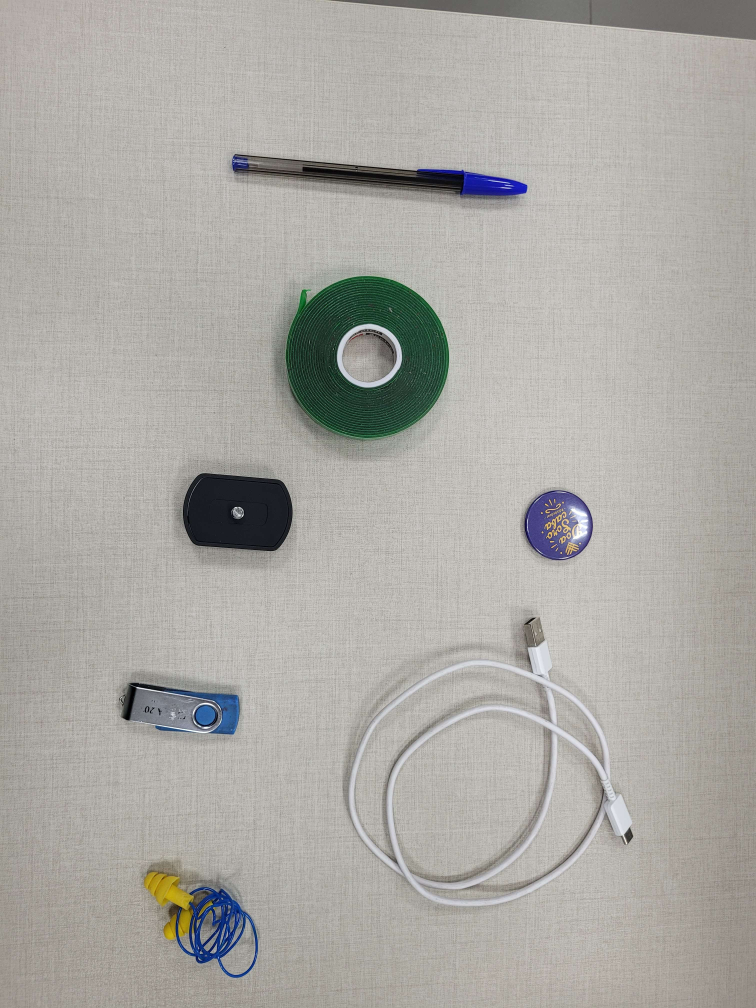
#> input picture images/20230109_171910.jpg, 3024 x 4032 px (shown at 1/4 size); its folder holds only this picture in this run
$ jupyter execute --allow-errors object_detection.ipynb
#> lines starting #> are read from the running program, lines starting #| are printed output that depends on the picture; after the words box and inside, x2 and y2 are one past the last pixel; in counts of white or black regions, pixels touching at a corner belong together
[cell 1]
import matplotlib.pyplot as plt
import os
import cv2
import numpy as np

cmap; supported values are 'Accent', 'Accent_r', 'Blues', 'Blues_r', 'BrBG', 'BrBG_r', 'BuGn', 'BuGn_r', 'BuPu', 'BuPu_r', 'CMRmap', 'CMRmap_r', 'Dark2', 'Dark2_r', 'GnBu', 'GnBu_r', 'Greens', 'Greens_r', 'Greys', 'Greys_r', 'OrRd', 'OrRd_r', 'Oranges', 'Oranges_r', 'PRGn', 'PRGn_r', 'Paired', 'Paired_r', 'Pastel1', 'Pastel1_r', 'Pastel2', 'Pastel2_r', 'PiYG', 'PiYG_r', 'PuBu', 'PuBuGn', 'PuBuGn_r', 'PuBu_r', 'PuOr', 'PuOr_r', 'PuRd', 'PuRd_r', 'Purples', 'Purples_r', 'RdBu', 'RdBu_r', 'RdGy', 'RdGy_r', 'RdPu', 'RdPu_r', 'RdYlBu', 'RdYlBu_r', 'RdYlGn', 'RdYlGn_r', 'Reds', 'Reds_r', 'Set1', 'Set1_r', 'Set2', 'Set2_r', 'Set3', 'Set3_r', 'Spectral', 'Spectral_r', 'Wistia', 'Wistia_r', 'YlGn', 'YlGnBu', 'YlGnBu_r', 'YlGn_r', 'YlOrBr', 'YlOrBr_r', 'YlOrRd', 'YlOrRd_r', 'afmhot', 'afmhot_r', 'autumn', 'autumn_r', 'binary', 'binary_r', 'bone', 'bone_r', 'brg', 'brg_r', 'bwr', 'bwr_r', 'cividis', 'cividis_r', 'cool', 'cool_r', 'coolwarm', 'coolwarm_r', 'copper', 'copper_r', 'cubehelix', 'cubehelix_r', 'flag', 'flag_r', 'gist_earth', 'gist_earth_r', 'gist_gray', 'gist_gray_r', 'gist_heat', 'gist_heat_r', 'gist_ncar', 'gist_ncar_r', 'gist_rainbow', 'gist_rainbow_r', 'gist_stern', 'gist_stern_r', 'gist_yarg', 'gist_yarg_r', 'gnuplot', 'gnuplot2', 'gnuplot2_r', 'gnuplot_r', 'gray', 'gray_r', 'hot', 'hot_r', 'hsv', 'hsv_r', 'inferno', 'inferno_r', 'jet', 'jet_r', 'magma', 'magma_r', 'nipy_spectral', 'nipy_spectral_r', 'ocean', 'ocean_r', 'pink', 'pink_r', 'plasma', 'plasma_r', 'prism', 'prism_r', 'rainbow', 'rainbow_r', 'seismic', 'seismic_r', 'spring', 'spring_r', 'summer', 'summer_r', 'tab10', 'tab10_r', 'tab20', 'tab20_r', 'tab20b', 'tab20b_r', 'tab20c', 'tab20c_r', 'terrain', 'terrain_r', 'turbo', 'turbo_r', 'twilight', 'twilight_r', 'twilight_shifted', 'twilight_shifted_r', 'viridis', 'viridis_r', 'winter', 'winter_r'

[cell 2]
image_path = "./images/"

[cell 3]
images_list = os.listdir(image_path)
images_list

## Opening Images

[cell 4]
images = []
gray_images = []
for image in images_list:
    print(image)
    img = cv2.imread(image_path + image)
#> img is the input picture: shape (4032, 3024, 3); mean B, G, R 164.1, 169, 171.1
    shape = img.shape
    img = img[int(0.04 * shape[0]) : int(0.96*shape[0]), int(0.04*shape[1]): int(0.96*shape[1])]
#> img: shape (3709, 2783, 3)
    shape = img.shape
    resized = cv2.resize(img, (int(shape[1]/5), int(shape[0]/5)), interpolation=cv2.INTER_AREA)
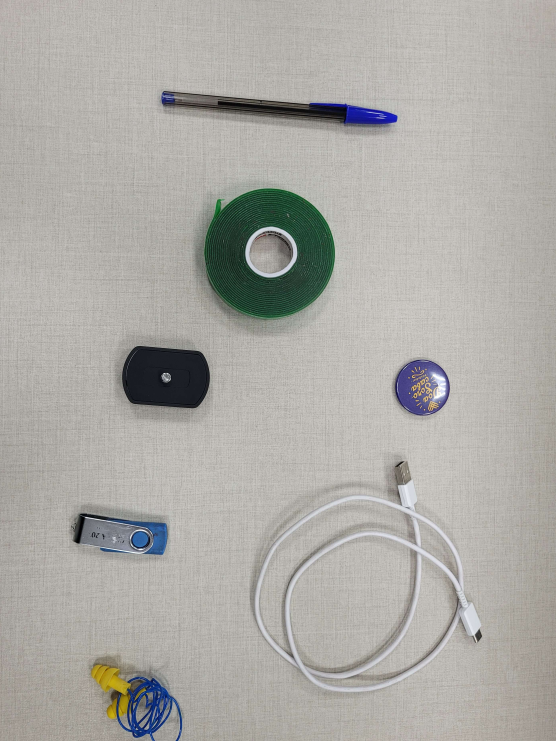
#> resized: shape (741, 556, 3); mean B, G, R 165.5, 170.2, 172
    # resized = cv2.resize(img, (512, 512), interpolation=cv2.INTER_AREA)
    images.append(resized)
    gray = cv2.cvtColor(resized, cv2.COLOR_BGR2GRAY)
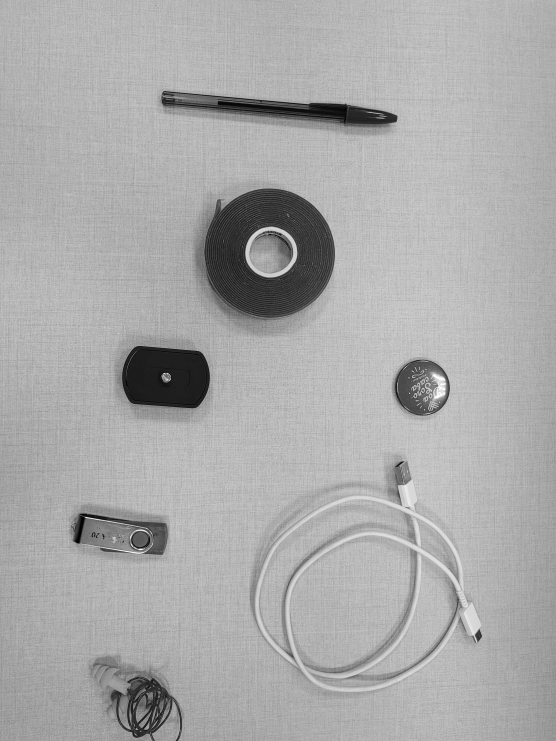
#> gray: shape (741, 556); min 0, max 254, mean 170
    # clahe = cv2.createCLAHE(clipLimit=2.0, tileGridSize=(8,8))
    # cl1 = clahe.apply(gray)
    gray_images.append(gray)

print(images[0].shape)
#| (741, 556, 3)
print(gray_images[0].shape)
#| (741, 556)

[cell 5]
plt.imshow(gray_images[0], cmap="gray")

[cell 6]
def show(images):
    # [10 lines of commented-out code are left out]

    rows = round(len(images)/2)
#> rows = 0
    fig, axs = plt.subplots(2, rows,figsize=(10, 10))
    c = 0
    for i in range(rows):
        for j in range(2):
            img = images[2 * i + j]
            axs[j][i].imshow(img)
            axs[j][i].set_title(images_list[c])
            c += 1

    plt.show()

# [16 lines left out: function show_counting, not called in this run]

[cell 7]
img = images[0]
#> (the rest of this cell did not finish here and is left out)

## Denoising images

[cell 8]
from skimage import io
from skimage.restoration import denoise_nl_means, estimate_sigma
from skimage import img_as_ubyte, img_as_float

[cell 9]
def denoise(img):
    float_img = img_as_float(img)
    sigma_est = np.mean(estimate_sigma(img, channel_axis=-1))
#> sigma_est = 2.83
    denoise_img = denoise_nl_means(float_img, h=1.15 * sigma_est, fast_mode=True,
                               patch_size=5, patch_distance=3, channel_axis=-1)
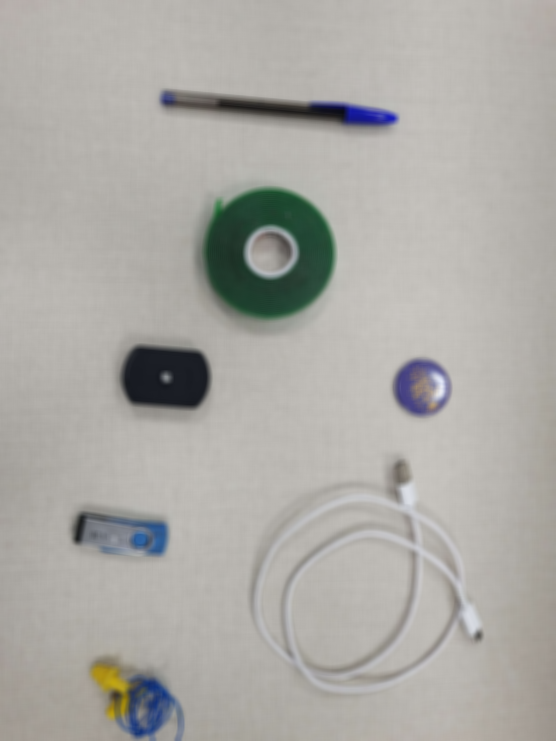
#> denoise_img: shape (741, 556, 3) float64; mean B, G, R 0.649, 0.668, 0.674
    denoise_img_as_8byte = img_as_ubyte(denoise_img)
    # gray = cv2.cvtColor(denoise_img_as_8byte, cv2.COLOR_BGR2GRAY)
    return denoise_img_as_8byte

[cell 10]
denoised = denoise(img)
gray = cv2.cvtColor(img, cv2.COLOR_BGR2GRAY)
gray_denoised = cv2.cvtColor(denoised, cv2.COLOR_BGR2GRAY)

[cell 11]
fig, axs = plt.subplots(2, 2,  figsize=(10, 10))
axs[0][0].imshow(img)
axs[0][0].set_title("Original")
axs[0][1].imshow(denoised)
axs[0][1].set_title("Denoised")
axs[1][0].imshow(gray, cmap="gray")
axs[1][0].set_title("Gray original")
axs[1][1].imshow(gray_denoised, cmap="gray")
axs[1][1].set_title("Gray denoised")

## Opencv simple segmentation

[cell 12]
OPENCV_METHODS = (
	("Binary", cv2.THRESH_BINARY),
	("Binary Inverted", cv2.THRESH_BINARY_INV),
	("Truncate", cv2.THRESH_TRUNC),
	("To Zero", cv2.THRESH_TOZERO),
    ("to Zero Inverted", cv2.THRESH_TOZERO_INV),
    ("Mask", cv2.THRESH_MASK),
    ("Otsu", cv2.THRESH_OTSU),
    ("Triangle", cv2.THRESH_TRIANGLE),)

[cell 13]
def cv_seg(img):
    # ret, thresh = cv2.threshold(img, 100, 255, cv2.THRESH_BINARY)
    # ret, thresh = cv2.threshold(img, 0, 255, cv2.THRESH_BINARY+cv2.THRESH_OTSU)
    ret, thresh = cv2.threshold(img, 0, 255, cv2.THRESH_BINARY+cv2.THRESH_OTSU)
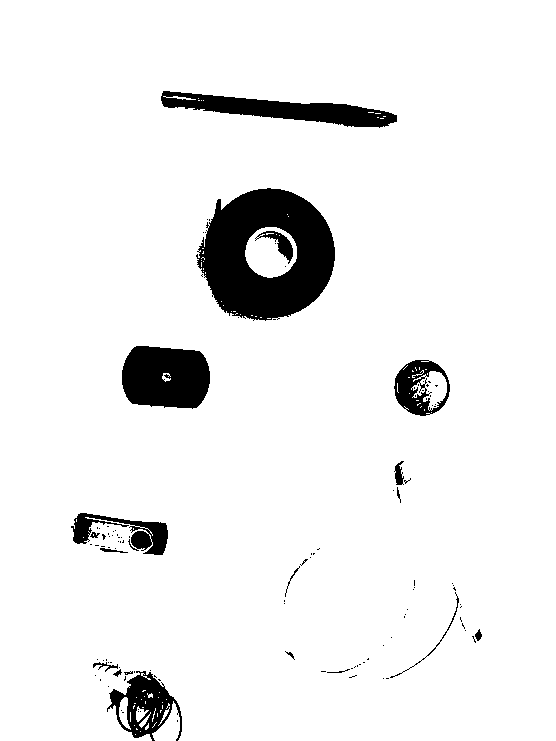
#> thresh: shape (741, 556); 93.4% white; 119 black regions (100 under 20 px), largest, box (x1, y1, x2, y2) and area: (196, 188, 335, 321) 11872, (122, 346, 210, 409) 4666, (161, 91, 397, 128) 3876
#> ret = 118

    return thresh

cv_seg_img = cv_seg(gray)
cv_seg_denoised = cv_seg(gray_denoised)
#> in cv_seg (call 2), `ret, thresh = cv2.threshold(img, 0, 255, cv2.THRESH_BINARY+cv2.THRESH_..`:
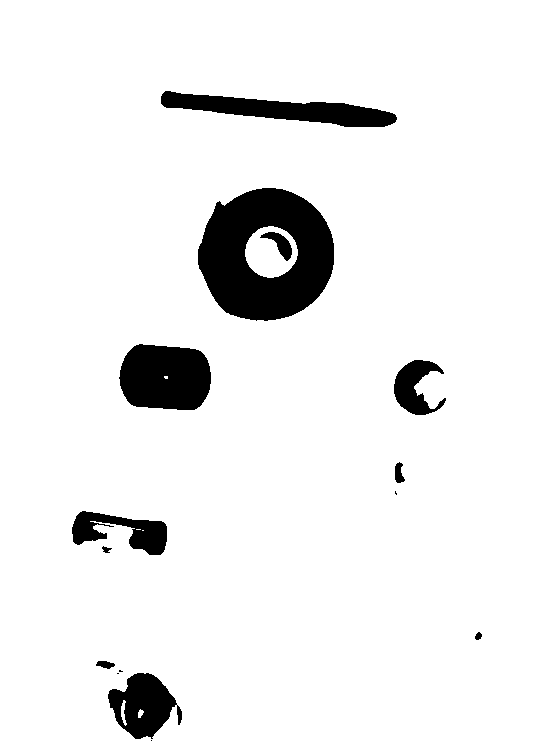
#> thresh: shape (741, 556); 93.1% white; 15 black regions (4 under 20 px), largest, box (x1, y1, x2, y2) and area: (198, 188, 334, 321) 12066, (119, 344, 211, 410) 5104, (161, 91, 397, 127) 4103
#> in cv_seg (call 2), `ret, thresh = cv2.threshold(img, 0, 255, cv2.THRESH_BINARY+cv2.THRESH_..`: ret = 122

fig, axs = plt.subplots(1, 2,  figsize=(10, 10))
axs[0].imshow(cv_seg_img, cmap="gray")
axs[0].set_title("Original")
axs[1].imshow(cv_seg_denoised, cmap="gray")
axs[1].set_title("Denoised")

[cell 14]
cv_seg_img.dtype

[cell 15]
def bin_img(img):
    aux = np.zeros((img.shape[0], img.shape[1]),dtype=np.uint8)
    aux[(img[:] != 255)] = 1

    return aux

[cell 16]
output = bin_img(cv_seg_img)
plt.imshow(output)

[cell 17]
output.dtype

## Morphological operations

**Dilation**: enlarges bright regions and shrink dark regions
**Erosion**: shrinks bright regions and enlarges dark regions

**closing**: Dilation -> Erosion
**opening**: Erosion -> Dilation

[cell 18]
from skimage.feature import blob_log
from skimage.io import imread, imshow
from math import sqrt
from skimage.morphology import erosion, dilation, opening, closing
from skimage.morphology import rectangle
from skimage.measure import label, regionprops

[cell 19]
def multi_dil(im,num):
#> called with num = 5
    for i in range(num):
        im = dilation(im)
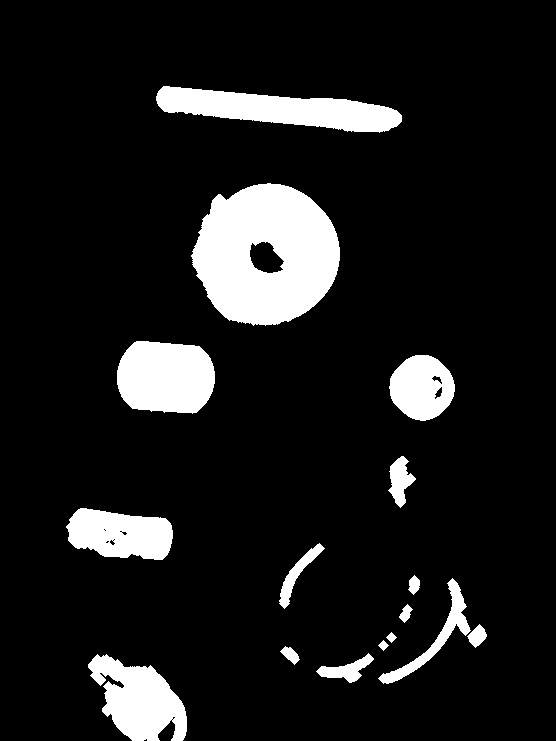
#> im: shape (741, 556); values 0 (black) and 1 (white), 10.9% white; 16 white regions, largest, box (x1, y1, x2, y2) and area: (191, 183, 340, 326) 15450, (156, 86, 402, 133) 6455, (117, 341, 215, 414) 5977
    return im

# [4 lines left out: function multi_ero, not called in this run]

## Object counting

[cell 20]
# im_cleaned = multi_dil(multi_ero(cv_seg_img, 6), 6)
# im_cleaned = multi_ero(multi_dil(cv_seg_img, 3), 6)
im_cleaned = multi_dil(output, 5)

label_im = label(im_cleaned)
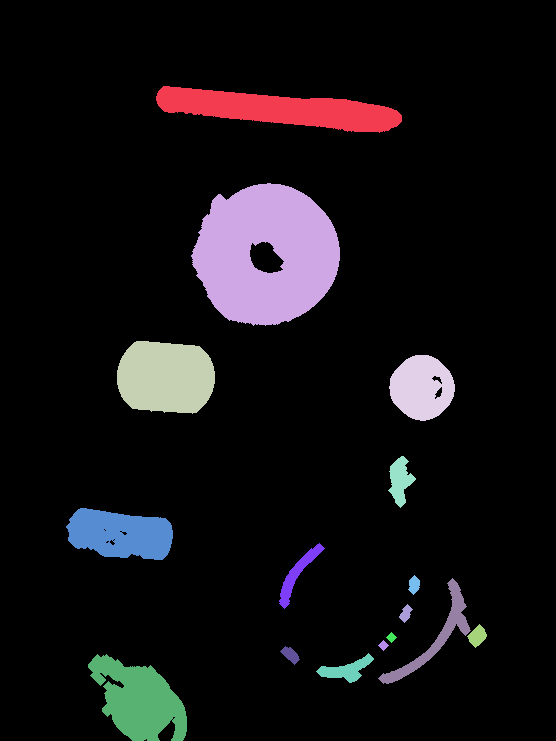
#> label_im: shape (741, 556) int64; 17 distinct labels, from 0 to 16; one colour per label, 0 black
fig, ax = plt.subplots(figsize=(5, 5))
imshow(img)

for i in regionprops(label_im):
    minr, minc, maxr, maxc = i.bbox
    rect = plt.Rectangle((minc, minr), maxc - minc, maxr - minr,
                              fill=False, edgecolor='red', linewidth=2)
    ax.add_patch(rect)
    ax.set_axis_off()
#> this loop made 16 passes
#> (minr, minc, maxr, maxc) on passes 1 to 8: (86, 156, 133, 402), (183, 191, 326, 340), (341, 117, 414, 215), (355, 389, 421, 455), (456, 388, 508, 416), (508, 66, 560, 173), (543, 279, 609, 325), (575, 408, 595, 420)

print(len(regionprops(label_im)))
#| 16
plt.show()
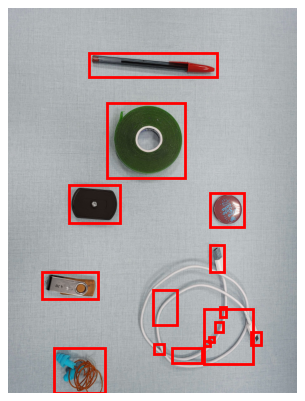
#> figure drawn by matplotlib, 1 panel; B, G, R data is drawn as R, G, B

##### number of blobs (objects) detected

[cell 21]
len(regionprops(label_im))
#> Out = 16

## Tests

[cell 22]
def count_1(img):
    # denoised = denoise(img)
    gray = cv2.cvtColor(img, cv2.COLOR_BGR2GRAY)
    denoised = cv2.fastNlMeansDenoising(gray, None, 15, 7, 11)

    # clahe = cv2.createCLAHE(clipLimit=2.0, tileGridSize=(64, 64))
    # cl1 = clahe.apply(gray)
    segmented = cv_seg(denoised)
    binarized = bin_img(segmented)
    dilated = multi_dil(binarized, 6)
    # eroded = multi_ero(dilated, 2)
    label_im = label(dilated)
    boxes = []
    for i in regionprops(label_im):
        minr, minc, maxr, maxc = i.bbox
        # aux = cv2.rectangle(aux, (minc, minr), (maxc, maxr), (255,0,0), 2)
        rect = plt.Rectangle((minc, minr), maxc - minc, maxr - minr,
                              fill=False, edgecolor='red', linewidth=1)
        boxes.append(rect)
    return boxes

[cell 23]
objects = []

for image in images:
    objects.append(count_1(image))
#> this loop made 1 pass
#> pass 1, in cv_seg (call 3), `ret, thresh = cv2.threshold(img, 0, 255, cv2.THRESH_BINARY+cv2.THRESH_..`:
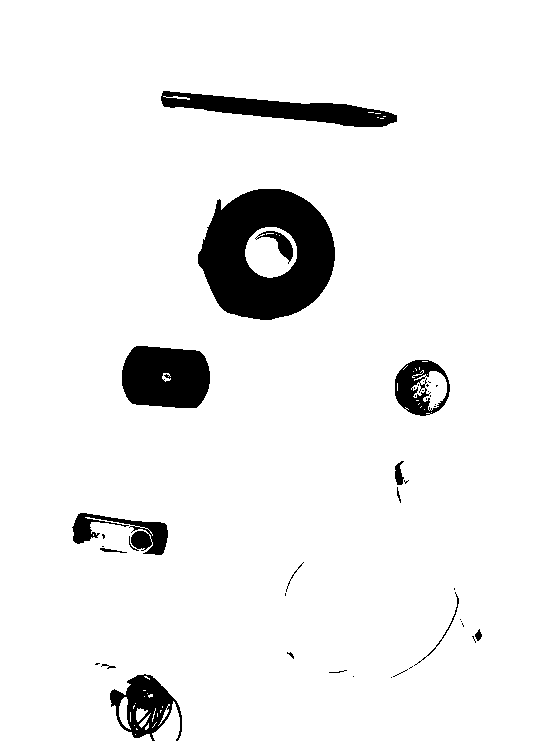
#> thresh: shape (741, 556); 93.5% white; 43 black regions (28 under 20 px), largest, box (x1, y1, x2, y2) and area: (198, 189, 335, 320) 11847, (122, 346, 210, 408) 4673, (161, 91, 397, 127) 3860
#> pass 1, in count_1, `dilated = multi_dil(binarized, 6)`:
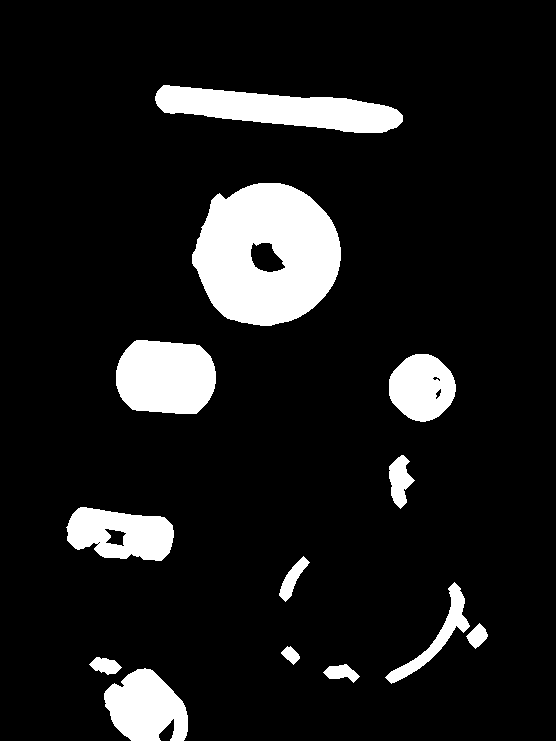
#> dilated: shape (741, 556); values 0 (black) and 1 (white), 10.9% white; 13 white regions, largest, box (x1, y1, x2, y2) and area: (192, 183, 341, 326) 15696, (155, 85, 403, 133) 6926, (116, 340, 216, 414) 6248
#> after the loop, objects = 1 item

[cell 24]
cols = round(len(images)/2)
#> cols = 0
#> (the rest of this cell did not finish here and is left out)

$ run again, on images/20230109_172007.jpg
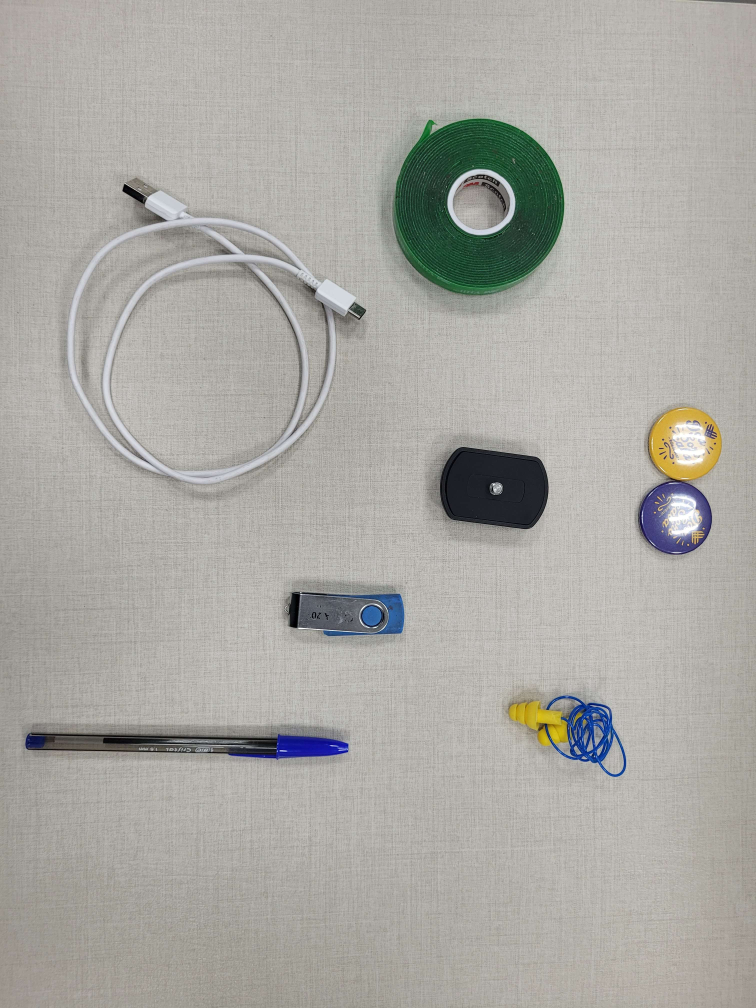
#> input picture images/20230109_172007.jpg, 3024 x 4032 px (shown at 1/4 size)
#> img is the input picture: shape (4032, 3024, 3); mean B, G, R 162.8, 168.1, 169.7
#> img: shape (3709, 2783, 3)
#| (741, 556, 3)
#| (741, 556)
#> rows = 0
#> sigma_est = 2.68
#> in cv_seg, `ret, thresh = cv2.threshold(img, 0, 255, cv2.THRESH_BINARY+cv2.THRESH_..`:
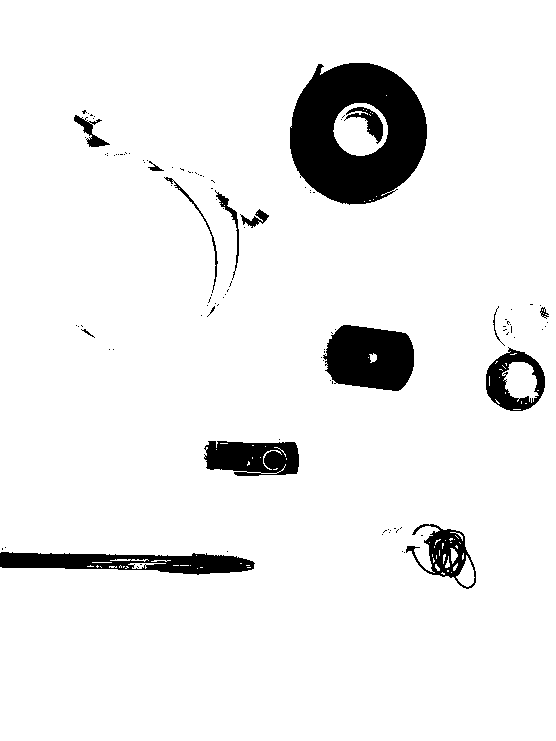
#> thresh: shape (741, 556); 92.8% white; 109 black regions (94 under 20 px), largest, box (x1, y1, x2, y2) and area: (290, 63, 427, 205) 13025, (323, 325, 414, 391) 4736, (0, 552, 255, 575) 3657
#> ret = 119
#> thresh: shape (741, 556); 92.5% white; 15 black regions (1 under 20 px), largest, box (x1, y1, x2, y2) and area: (289, 62, 427, 205) 13240, (323, 323, 415, 392) 5102, (0, 550, 255, 575) 4594
#> label_im: shape (741, 556) int64; 14 distinct labels, from 0 to 13
#> the loop `for i in regionprops(label_im):` made 13 passes
#> (minr, minc, maxr, maxc) on passes 1 to 8: (58, 285, 210, 432), (105, 69, 161, 135), (155, 138, 322, 274), (299, 525, 335, 554), (301, 481, 416, 550), (304, 506, 315, 517), (320, 71, 343, 100), (320, 316, 396, 419)
#| 13
#> Out = 13
#> the loop `for image in images:` made 1 pass
#> pass 1, in count_1, `dilated = multi_dil(binarized, 6)`:
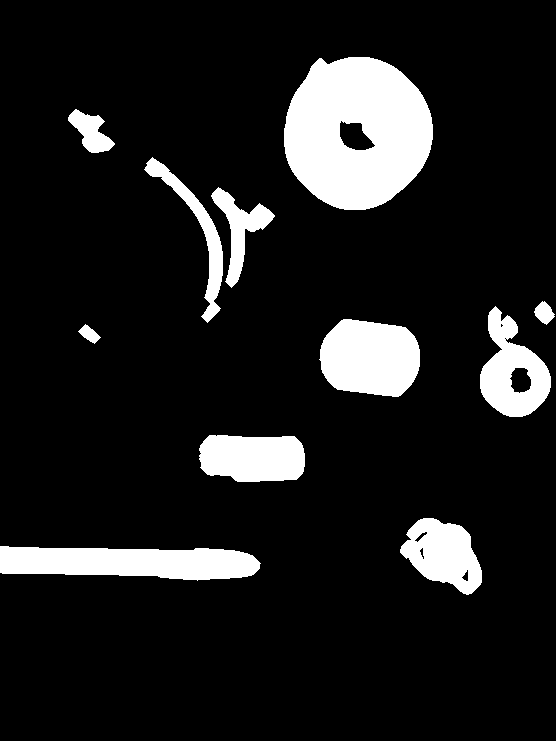
#> dilated: shape (741, 556); values 0 (black) and 1 (white), 11.9% white; 11 white regions, largest, box (x1, y1, x2, y2) and area: (284, 57, 433, 210) 17165, (0, 546, 261, 581) 7055, (319, 319, 420, 397) 6324
#> after the loop `for image in images:`: objects = 1 item
#> cols = 0
